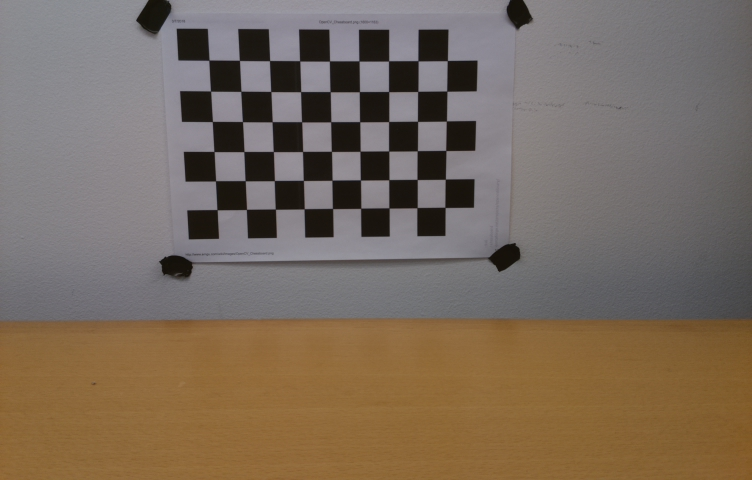
#> input picture simulation/camera/test_images/chess_1.jpg, 752 x 480 px; its folder holds only this picture in this run
$ python calibrate.py
#> lines starting #> are read from the running program, lines starting #| are printed output that depends on the picture; after the words box and inside, x2 and y2 are one past the last pixel; in counts of white or black regions, pixels touching at a corner belong together
import numpy as np
import cv2
import glob
import matplotlib as mlp
import matplotlib.pyplot as plt


def camera_chessboards(glob_regex='test_images/chess*.jpg'):
    # prepare object points, like (0,0,0), (1,0,0), (2,0,0) ....,(6,5,0)
#> called with glob_regex = 'test_images/chess*.jpg'
    objp = np.zeros((6 * 9, 3), np.float32)
    objp[:, :2] = np.mgrid[0:9, 0:6].T.reshape(-1, 2)

    # Arrays to store object points and image points from all the images.
    objpoints = []  # 3d points in real world space
    imgpoints = []  # 2d points in image plane.
    chessboards = []  # array of chessboard images

    # Make a list of calibration images
    images = glob.glob(glob_regex)

    # Step through the list and search for chessboard corners
    for idx, fname in enumerate(images):
        img = cv2.imread(fname)
#> img is the input picture: shape (480, 752, 3); mean B, G, R 93.7, 107.2, 121.4
        gray = cv2.cvtColor(img, cv2.COLOR_BGR2GRAY)
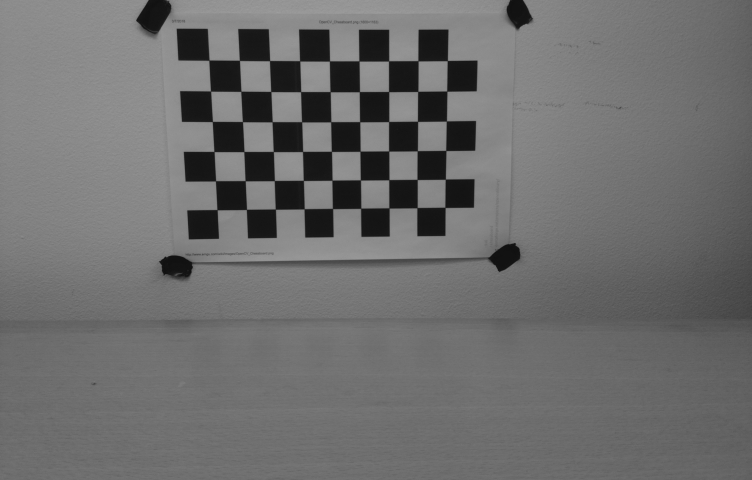
#> gray: shape (480, 752); min 15, max 158, mean 109.9

        # Find the chessboard corners
        ret, corners = cv2.findChessboardCorners(gray, (9, 6), None)
#> ret = True; corners = 54 rows, first 8: [208.9, 60.2], [239.4, 60.43], [269.5, 60.57], [299.6, 60.77], [329.5, 60.96], [359, 60.95], [388.6, 60.83], [418, 60.73]

        # If found, add object points, image points
        if ret == True:
            objpoints.append(objp)
            imgpoints.append(corners)

            # Draw and display the corners
            cv2.drawChessboardCorners(img, (9, 6), corners, ret)
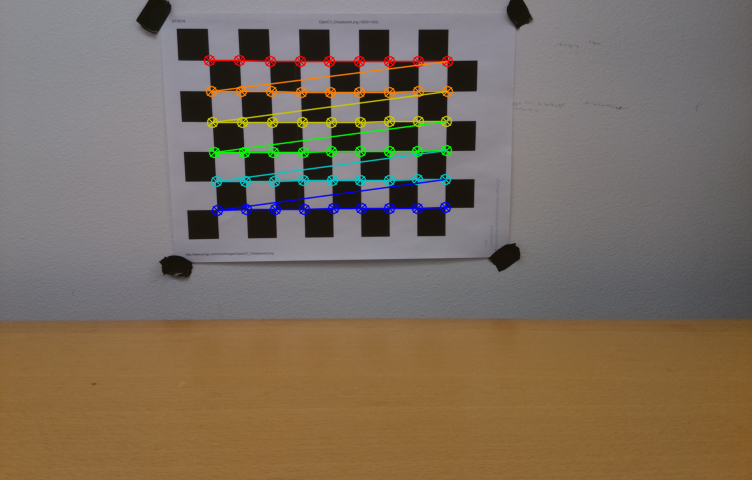
#> img: shape (480, 752, 3); 3.24% of pixels changed, all inside (x1, y1, x2, y2) = (203, 54, 454, 217)
            chessboards.append(img)

    return objpoints, imgpoints, chessboards


objpoints, imgpoints, chessboards = camera_chessboards()
#> objpoints = 1 item; imgpoints = 1 item; chessboards = 1 item

#plt.imshow(chessboards[0], cmap=plt.cm.gray_r, interpolation='nearest')
#plt.title('Chessboard: %d' % 0)
#plt.show()


def camera_calibrate(objpoints, imgpoint, img):
    img_size = img.shape[0:2]
#> img_size = (480, 752)
    ret, mtx, dist, rvecs, tvecs = cv2.calibrateCamera(objpoints, imgpoint, img_size, None, None)
#> ret = 0.115; mtx = [[760.3, 0, 156.5], [0, 717, 393.9], [0, 0, 1]]; dist = [[0.114, 0.0881, 0.0365, -0.0436, -0.0834]]; rvecs = ([0.183, -0.053, -0.0429],); tvecs = ([1.91, -11.48, 23.94],)
    dst = cv2.undistort(img, mtx, dist, None, mtx)
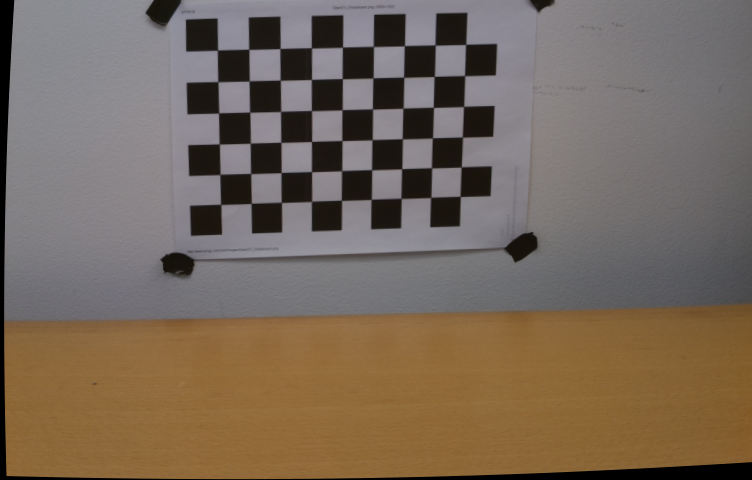
#> dst: shape (480, 752, 3); mean B, G, R 91.3, 104.8, 119
    return ret, mtx, dist, dst


img = cv2.imread("test_images/chess_1.jpg")
ret, mtx, dist, dst = camera_calibrate(objpoints, imgpoints, img)
#> ret = 0.115; mtx = [[760.3, 0, 156.5], [0, 717, 393.9], [0, 0, 1]]; dist = [[0.114, 0.0881, 0.0365, -0.0436, -0.0834]]

f, axarr = plt.subplots(1, 2)
axarr[0].imshow(img)
axarr[1].imshow(dst)
plt.show()
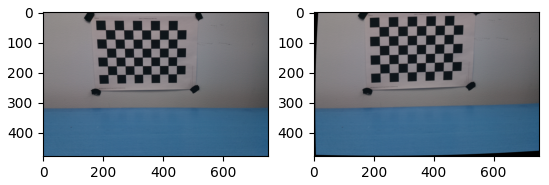
#> figure drawn by matplotlib, 2 panels; B, G, R data is drawn as R, G, B
